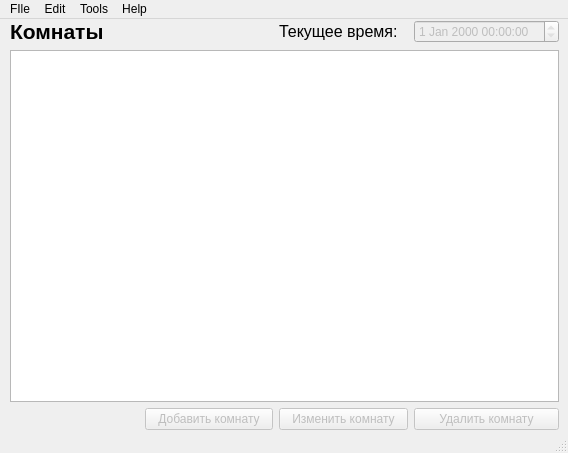
<?xml version="1.0" encoding="UTF-8"?>
<ui version="4.0">
 <class>MainWindow</class>
 <widget class="QMainWindow" name="MainWindow">
  <property name="geometry">
   <rect>
    <x>0</x>
    <y>0</y>
    <width>568</width>
    <height>453</height>
   </rect>
  </property>
  <property name="sizePolicy">
   <sizepolicy hsizetype="Preferred" vsizetype="Preferred">
    <horstretch>0</horstretch>
    <verstretch>0</verstretch>
   </sizepolicy>
  </property>
  <property name="windowTitle">
   <string>Hotel Booking</string>
  </property>
  <widget class="QWidget" name="centralwidget">
   <widget class="QWidget" name="gridLayoutWidget">
    <property name="geometry">
     <rect>
      <x>10</x>
      <y>0</y>
      <width>549</width>
      <height>411</height>
     </rect>
    </property>
    <layout class="QGridLayout" name="gridLayout">
     <property name="rightMargin">
      <number>0</number>
     </property>
     <item row="0" column="3">
      <widget class="QDateTimeEdit" name="dateTimeEdit">
       <property name="enabled">
        <bool>false</bool>
       </property>
       <property name="wrapping">
        <bool>false</bool>
       </property>
       <property name="frame">
        <bool>true</bool>
       </property>
       <property name="readOnly">
        <bool>true</bool>
       </property>
      </widget>
     </item>
     <item row="2" column="1">
      <widget class="QPushButton" name="AddRoomBtn">
       <property name="enabled">
        <bool>false</bool>
       </property>
       <property name="sizePolicy">
        <sizepolicy hsizetype="Minimum" vsizetype="Fixed">
         <horstretch>0</horstretch>
         <verstretch>0</verstretch>
        </sizepolicy>
       </property>
       <property name="sizeIncrement">
        <size>
         <width>0</width>
         <height>0</height>
        </size>
       </property>
       <property name="whatsThis">
        <string>Add Room</string>
       </property>
       <property name="text">
        <string>Добавить комнату</string>
       </property>
       <property name="icon">
        <iconset resource="resources.qrc">
         <normaloff>:/icons/List-add.svg</normaloff>:/icons/List-add.svg</iconset>
       </property>
      </widget>
     </item>
     <item row="2" column="2">
      <widget class="QPushButton" name="EditRoomBtn">
       <property name="enabled">
        <bool>false</bool>
       </property>
       <property name="whatsThis">
        <string>Edit Room</string>
       </property>
       <property name="text">
        <string>Изменить комнату</string>
       </property>
       <property name="icon">
        <iconset resource="resources.qrc">
         <normaloff>:/icons/Edit-find-replace.svg</normaloff>:/icons/Edit-find-replace.svg</iconset>
       </property>
      </widget>
     </item>
     <item row="0" column="0">
      <widget class="QLabel" name="label">
       <property name="font">
        <font>
         <pointsize>16</pointsize>
         <weight>75</weight>
         <bold>true</bold>
        </font>
       </property>
       <property name="text">
        <string>Комнаты</string>
       </property>
      </widget>
     </item>
     <item row="0" column="2">
      <widget class="QLabel" name="label_2">
       <property name="font">
        <font>
         <pointsize>12</pointsize>
        </font>
       </property>
       <property name="text">
        <string>Текущее время:</string>
       </property>
      </widget>
     </item>
     <item row="1" column="0" colspan="4">
      <widget class="QTableView" name="hotelView">
       <property name="gridStyle">
        <enum>Qt::NoPen</enum>
       </property>
      </widget>
     </item>
     <item row="2" column="3">
      <widget class="QPushButton" name="DelRoomBtn">
       <property name="enabled">
        <bool>false</bool>
       </property>
       <property name="whatsThis">
        <string>Delete Room</string>
       </property>
       <property name="text">
        <string>Удалить комнату</string>
       </property>
       <property name="icon">
        <iconset resource="resources.qrc">
         <normaloff>:/icons/List-remove.svg</normaloff>:/icons/List-remove.svg</iconset>
       </property>
      </widget>
     </item>
    </layout>
   </widget>
  </widget>
  <widget class="QMenuBar" name="menubar">
   <property name="geometry">
    <rect>
     <x>0</x>
     <y>0</y>
     <width>568</width>
     <height>20</height>
    </rect>
   </property>
   <widget class="QMenu" name="menuFIle">
    <property name="title">
     <string>FIle</string>
    </property>
    <widget class="QMenu" name="menuImport_CSV">
     <property name="title">
      <string>Import CSV</string>
     </property>
     <addaction name="actionImportRooms"/>
     <addaction name="actionImportUsers"/>
     <addaction name="actionBooked_Rooms"/>
    </widget>
    <widget class="QMenu" name="menuExport_CSV">
     <property name="title">
      <string>Export CSV</string>
     </property>
     <addaction name="actionExportRooms"/>
     <addaction name="actionExportUsers"/>
     <addaction name="actionBooked_Rooms_2"/>
    </widget>
    <addaction name="separator"/>
    <addaction name="menuImport_CSV"/>
    <addaction name="menuExport_CSV"/>
    <addaction name="separator"/>
    <addaction name="actionExit"/>
   </widget>
   <widget class="QMenu" name="menuEdit">
    <property name="title">
     <string>Tools</string>
    </property>
    <addaction name="separator"/>
    <addaction name="actionListUsers"/>
   </widget>
   <widget class="QMenu" name="menuHelp">
    <property name="title">
     <string>Help</string>
    </property>
    <addaction name="separator"/>
    <addaction name="actionAuth"/>
    <addaction name="actionAbout"/>
   </widget>
   <widget class="QMenu" name="menuEdit_2">
    <property name="title">
     <string>Edit</string>
    </property>
    <addaction name="actionAddRoom"/>
    <addaction name="actionEditRoom"/>
    <addaction name="actionDelete_Room"/>
   </widget>
   <addaction name="menuFIle"/>
   <addaction name="menuEdit_2"/>
   <addaction name="menuEdit"/>
   <addaction name="menuHelp"/>
  </widget>
  <widget class="QStatusBar" name="statusbar"/>
  <action name="actionExit">
   <property name="text">
    <string>Exit</string>
   </property>
   <property name="shortcut">
    <string>Ctrl+E</string>
   </property>
  </action>
  <action name="actionAddRoom">
   <property name="text">
    <string>Add Room</string>
   </property>
  </action>
  <action name="actionAbout">
   <property name="text">
    <string>About</string>
   </property>
  </action>
  <action name="actionEditRoom">
   <property name="text">
    <string>Edit Room</string>
   </property>
  </action>
  <action name="actionListUsers">
   <property name="text">
    <string>List Users</string>
   </property>
  </action>
  <action name="actionAuth">
   <property name="text">
    <string>Auth</string>
   </property>
  </action>
  <action name="actionImportRooms">
   <property name="text">
    <string>Rooms</string>
   </property>
  </action>
  <action name="actionImportUsers">
   <property name="text">
    <string>Users</string>
   </property>
  </action>
  <action name="actionExportRooms">
   <property name="text">
    <string>Rooms</string>
   </property>
  </action>
  <action name="actionExportUsers">
   <property name="text">
    <string>Users</string>
   </property>
  </action>
  <action name="actionBooked_Rooms">
   <property name="text">
    <string>Booked Rooms</string>
   </property>
  </action>
  <action name="actionBooked_Rooms_2">
   <property name="text">
    <string>Booked Rooms</string>
   </property>
  </action>
  <action name="actionDelete_Room">
   <property name="text">
    <string>Delete Room</string>
   </property>
  </action>
 </widget>
 <resources>
  <include location="resources.qrc"/>
 </resources>
 <connections>
  <connection>
   <sender>actionExit</sender>
   <signal>triggered()</signal>
   <receiver>MainWindow</receiver>
   <slot>exit()</slot>
   <hints>
    <hint type="sourcelabel">
     <x>-1</x>
     <y>-1</y>
    </hint>
    <hint type="destinationlabel">
     <x>363</x>
     <y>254</y>
    </hint>
   </hints>
  </connection>
  <connection>
   <sender>actionAddRoom</sender>
   <signal>triggered()</signal>
   <receiver>MainWindow</receiver>
   <slot>create_room()</slot>
   <hints>
    <hint type="sourcelabel">
     <x>-1</x>
     <y>-1</y>
    </hint>
    <hint type="destinationlabel">
     <x>364</x>
     <y>255</y>
    </hint>
   </hints>
  </connection>
  <connection>
   <sender>hotelView</sender>
   <signal>activated(QModelIndex)</signal>
   <receiver>MainWindow</receiver>
   <slot>booking_room(QModelIndex)</slot>
   <hints>
    <hint type="sourcelabel">
     <x>275</x>
     <y>225</y>
    </hint>
    <hint type="destinationlabel">
     <x>276</x>
     <y>229</y>
    </hint>
   </hints>
  </connection>
  <connection>
   <sender>actionEditRoom</sender>
   <signal>triggered()</signal>
   <receiver>MainWindow</receiver>
   <slot>edit_room()</slot>
   <hints>
    <hint type="sourcelabel">
     <x>-1</x>
     <y>-1</y>
    </hint>
    <hint type="destinationlabel">
     <x>276</x>
     <y>229</y>
    </hint>
   </hints>
  </connection>
  <connection>
   <sender>actionListUsers</sender>
   <signal>triggered()</signal>
   <receiver>MainWindow</receiver>
   <slot>list_user()</slot>
   <hints>
    <hint type="sourcelabel">
     <x>-1</x>
     <y>-1</y>
    </hint>
    <hint type="destinationlabel">
     <x>276</x>
     <y>229</y>
    </hint>
   </hints>
  </connection>
  <connection>
   <sender>actionAuth</sender>
   <signal>triggered()</signal>
   <receiver>MainWindow</receiver>
   <slot>authUser()</slot>
   <hints>
    <hint type="sourcelabel">
     <x>-1</x>
     <y>-1</y>
    </hint>
    <hint type="destinationlabel">
     <x>276</x>
     <y>229</y>
    </hint>
   </hints>
  </connection>
  <connection>
   <sender>actionAbout</sender>
   <signal>triggered()</signal>
   <receiver>MainWindow</receiver>
   <slot>windowAbout()</slot>
   <hints>
    <hint type="sourcelabel">
     <x>-1</x>
     <y>-1</y>
    </hint>
    <hint type="destinationlabel">
     <x>276</x>
     <y>229</y>
    </hint>
   </hints>
  </connection>
  <connection>
   <sender>actionImportRooms</sender>
   <signal>triggered()</signal>
   <receiver>MainWindow</receiver>
   <slot>importRoomsCSV()</slot>
   <hints>
    <hint type="sourcelabel">
     <x>-1</x>
     <y>-1</y>
    </hint>
    <hint type="destinationlabel">
     <x>276</x>
     <y>228</y>
    </hint>
   </hints>
  </connection>
  <connection>
   <sender>actionExportRooms</sender>
   <signal>triggered()</signal>
   <receiver>MainWindow</receiver>
   <slot>exportRoomsCSV()</slot>
   <hints>
    <hint type="sourcelabel">
     <x>-1</x>
     <y>-1</y>
    </hint>
    <hint type="destinationlabel">
     <x>276</x>
     <y>228</y>
    </hint>
   </hints>
  </connection>
  <connection>
   <sender>actionImportUsers</sender>
   <signal>triggered()</signal>
   <receiver>MainWindow</receiver>
   <slot>importUsersCSV()</slot>
   <hints>
    <hint type="sourcelabel">
     <x>-1</x>
     <y>-1</y>
    </hint>
    <hint type="destinationlabel">
     <x>276</x>
     <y>228</y>
    </hint>
   </hints>
  </connection>
  <connection>
   <sender>actionExportUsers</sender>
   <signal>triggered()</signal>
   <receiver>MainWindow</receiver>
   <slot>exportUsersCSV()</slot>
   <hints>
    <hint type="sourcelabel">
     <x>-1</x>
     <y>-1</y>
    </hint>
    <hint type="destinationlabel">
     <x>276</x>
     <y>228</y>
    </hint>
   </hints>
  </connection>
  <connection>
   <sender>actionBooked_Rooms</sender>
   <signal>triggered()</signal>
   <receiver>MainWindow</receiver>
   <slot>importBookedRoomCSV()</slot>
   <hints>
    <hint type="sourcelabel">
     <x>-1</x>
     <y>-1</y>
    </hint>
    <hint type="destinationlabel">
     <x>276</x>
     <y>228</y>
    </hint>
   </hints>
  </connection>
  <connection>
   <sender>actionBooked_Rooms_2</sender>
   <signal>triggered()</signal>
   <receiver>MainWindow</receiver>
   <slot>exportBookedRoomCSV()</slot>
   <hints>
    <hint type="sourcelabel">
     <x>-1</x>
     <y>-1</y>
    </hint>
    <hint type="destinationlabel">
     <x>276</x>
     <y>228</y>
    </hint>
   </hints>
  </connection>
  <connection>
   <sender>AddRoomBtn</sender>
   <signal>clicked()</signal>
   <receiver>actionAddRoom</receiver>
   <slot>trigger()</slot>
   <hints>
    <hint type="sourcelabel">
     <x>208</x>
     <y>33</y>
    </hint>
    <hint type="destinationlabel">
     <x>-1</x>
     <y>-1</y>
    </hint>
   </hints>
  </connection>
  <connection>
   <sender>EditRoomBtn</sender>
   <signal>clicked()</signal>
   <receiver>actionEditRoom</receiver>
   <slot>trigger()</slot>
   <hints>
    <hint type="sourcelabel">
     <x>342</x>
     <y>33</y>
    </hint>
    <hint type="destinationlabel">
     <x>-1</x>
     <y>-1</y>
    </hint>
   </hints>
  </connection>
  <connection>
   <sender>actionDelete_Room</sender>
   <signal>triggered()</signal>
   <receiver>MainWindow</receiver>
   <slot>del_room()</slot>
   <hints>
    <hint type="sourcelabel">
     <x>-1</x>
     <y>-1</y>
    </hint>
    <hint type="destinationlabel">
     <x>276</x>
     <y>228</y>
    </hint>
   </hints>
  </connection>
  <connection>
   <sender>DelRoomBtn</sender>
   <signal>clicked()</signal>
   <receiver>actionDelete_Room</receiver>
   <slot>trigger()</slot>
   <hints>
    <hint type="sourcelabel">
     <x>475</x>
     <y>33</y>
    </hint>
    <hint type="destinationlabel">
     <x>-1</x>
     <y>-1</y>
    </hint>
   </hints>
  </connection>
 </connections>
 <slots>
  <slot>exit()</slot>
  <slot>openRoomsTable()</slot>
  <slot>create_room()</slot>
  <slot>saveRoomsTable()</slot>
  <slot>registerUser()</slot>
  <slot>edit_room()</slot>
  <slot>booking_room(QModelIndex)</slot>
  <slot>list_user()</slot>
  <slot>saveUsers()</slot>
  <slot>openUsers()</slot>
  <slot>authUser()</slot>
  <slot>windowAbout()</slot>
  <slot>importRoomsCSV()</slot>
  <slot>exportRoomsCSV()</slot>
  <slot>importUsersCSV()</slot>
  <slot>exportUsersCSV()</slot>
  <slot>importBookedRoomCSV()</slot>
  <slot>exportBookedRoomCSV()</slot>
  <slot>del_room()</slot>
 </slots>
</ui>
